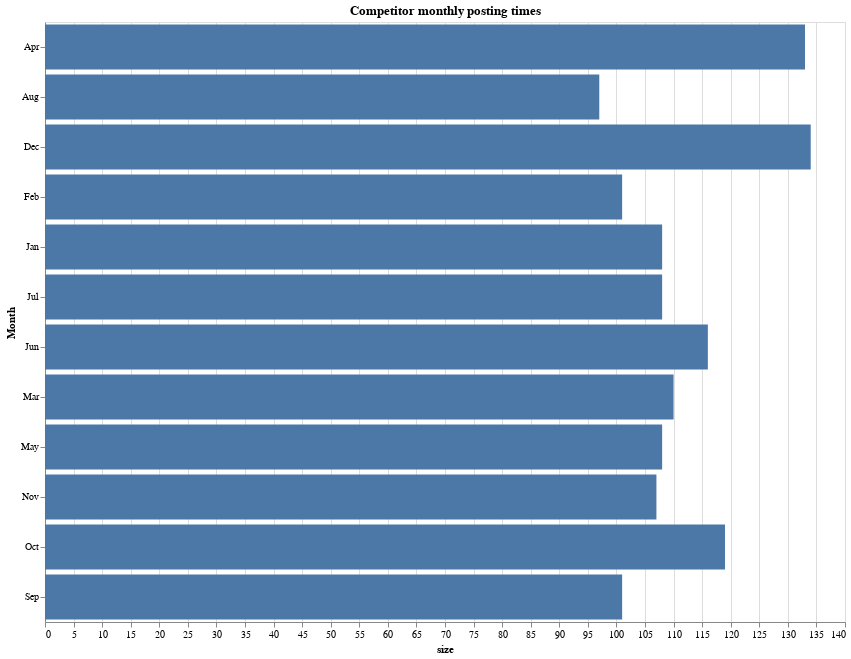

The notebook cell this image was saved under:
### Code cell
alt.Chart(videos_per_month).mark_bar().encode(
    x='size',
    y='Month'
    
#     y=alt.Y('size', sort='-x')
).properties(
        height=600,
        width=800,
        title='Competitor monthly posting times'
)

### Figure 1 — Vega-Lite specification as saved in the notebook (floating-point values rounded to 4 significant figures)
{"config": {"view": {"continuousWidth": 400, "continuousHeight": 300}}, "data": {"name": "data-1a5bd685a4e9516efad82ebffd03bae6"}, "mark": "bar", "encoding": {"x": {"type": "quantitative", "field": "size"}, "y": {"type": "nominal", "field": "Month"}}, "height": 600, "title": "Competitor monthly posting times", "width": 800, "$schema": "https://vega.github.io/schema/vega-lite/v4.8.1.json", "datasets": {"data-1a5bd685a4e9516efad82ebffd03bae6": [{"Month": "Jan", "size": 108}, {"Month": "Feb", "size": 101}, {"Month": "Mar", "size": 110}, {"Month": "Apr", "size": 133}, {"Month": "May", "size": 108}, {"Month": "Jun", "size": 116}, {"Month": "Jul", "size": 108}, {"Month": "Aug", "size": 97}, {"Month": "Sep", "size": 101}, {"Month": "Oct", "size": 119}, {"Month": "Nov", "size": 107}, {"Month": "Dec", "size": 134}]}}
